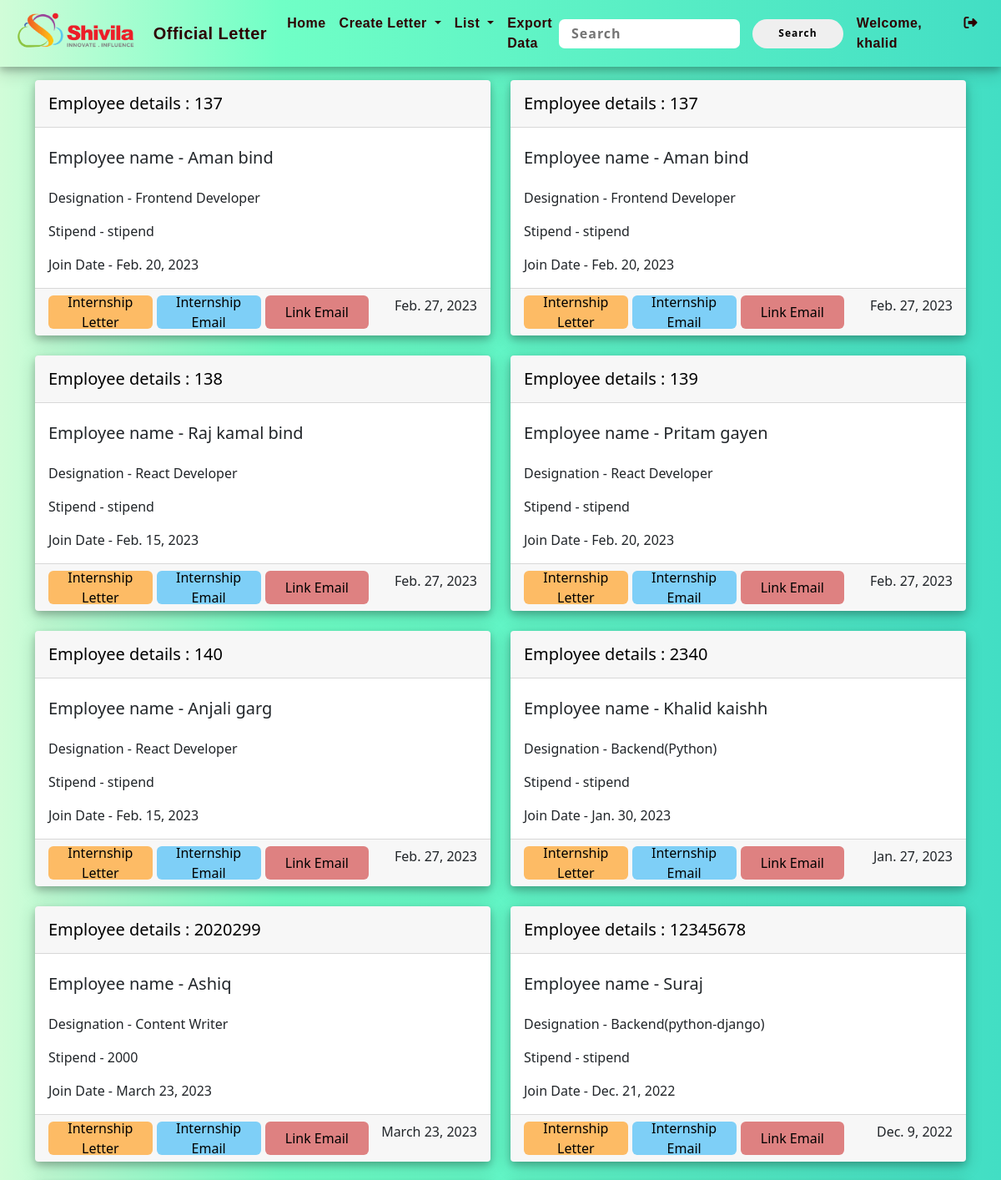
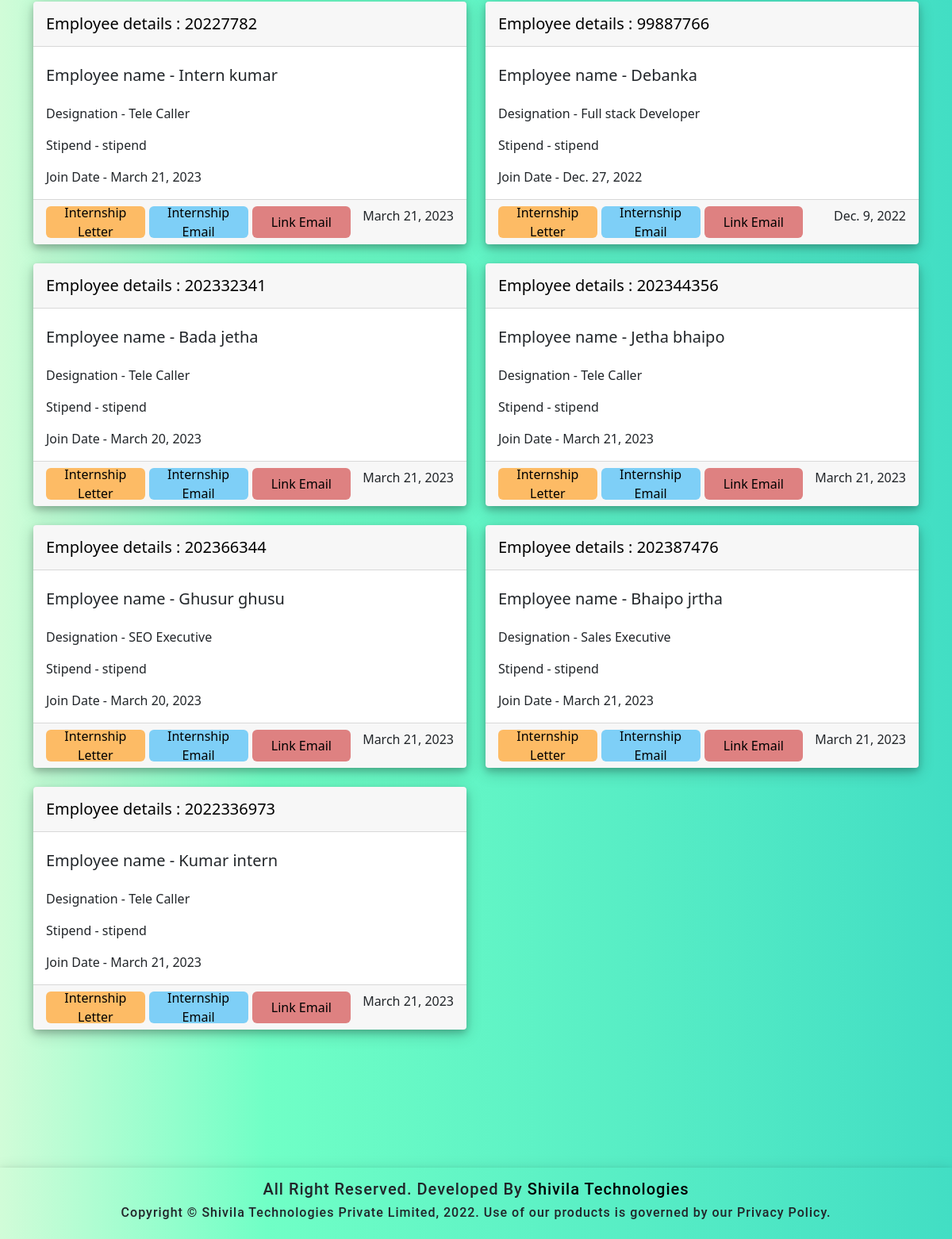
Page /index/ (signed in) on the committed database (2 pictures, top to bottom).
### html2pdf_app/models.py (models this page shows, shortened)
class Bill(models.Model):
    employee_id = models.IntegerField()
    employee_email = models.EmailField()
    employee_name = models.CharField(max_length=100)
    job_type = models.CharField(max_length=30)
    designation = models.CharField(max_length=100)
    stipend = models.CharField(max_length=1000,default=0)
    joindate = models.DateField(auto_now_add=False,null=True)
    date = models.DateField(auto_now_add=True,null=False)
    id = models.UUIDField(primary_key=True,unique=True, default=uuid.uuid4,editable = False)
    qrcode= models.ImageField(upload_to='qrimage/', blank=True)
    class Meta:
        ordering = ('employee_id',)

### html2pdf_app/views.py (the view)
# urls.py: path('index/', views.index, name = 'index'),
@login_required
def index(request):
    bill = Bill.objects.all().order_by('employee_id')
    return render(request, 'index.html', {'bill': bill})

### templates/index.html (shortened to what this page needs)
{% extends 'base.html' %}
{% block nav_home %}active{% endblock %}
{% block content %}
<div class="row row-cols-1 row-cols-md-2 g-4">
    {% for pt in bill %}
    <div class="col">
        <div class="card card_container">
            <div class="card-header">
                <div class="card-title">
                    <h5 class=" pt-2 employee_details">Employee details : {{ pt.employee_id }}</h5>
                </div>
            </div>
            <div class="card-body">
                <h5 class="card-title pt-2">Employee name - {{ pt.employee_name.capitalize }}</h5>
                <p class="card-text mt-4">Designation - {{ pt.designation }}</p>
                <p class="card-text">Stipend - {{ pt.stipend }}</p>
                <p class="card-text">Join Date - {{ pt.joindate }}</p>
            </div>
            <div class="card-footer">
                <a href="{% url 'offer_pdf' pt.id %}" download= "{{ pt.employee_name.capitalize }}.pdf" target="_blank" class="link-btn" style="background-color: #fdbb65;">Internship Letter</a>
                <a class="link-btn" href="/emailattachment" style="background-color: #7ecff7;">Internship Email</a>
                <a href="{% url 'linkemail' pt.id %}" class="link-btn" style="background-color: #de8181;">Link Email  </a>
                <p class="text-end text-dark">{{ pt.date }}</p>
            </div>
        </div>
    </div>
    {% endfor %}
</div><br>
{% endblock %}

### templates/base.html (shortened to what this page needs)
{% load static %}
<!DOCTYPE html>
<html lang="en">
<head>
    <link href="{% static 'css/style.css' %}" rel="stylesheet" type="text/css">
    <link href="https://cdn.jsdelivr.net/npm/bootstrap@5.0.2/dist/css/bootstrap.min.css" rel="stylesheet">
    <link rel="stylesheet" href="https://cdnjs.cloudflare.com/ajax/libs/font-awesome/6.2.0/css/all.min.css"
 />
</head>
<body>
    <nav class="navbar navbar-expand-lg ">
        <div class="container-fluid">
            <div class="header_box">
                <a class="productLogo" href="https://shivila.com/" target="_blank"><img
                        src="{% static 'image/shivilaLogoImg.png' %}" alt="" class="shivilaLogo"></a>
                <a class="navbar-brand">Official Letter</a>
            </div>
            <div class="collapse navbar-collapse" id="navbarSupportedContent">
                <ul class="navbar-nav me-auto mb-2 mb-lg-0 ">
                    {% if user.is_authenticated %}
                    <li class="nav-item">
                        <a class="nav-link {% block nav_home %}{% endblock %} active" href="{% url 'index' %}">Home</a>
                    </li>
                    <li class="nav-item dropdown">
                        <a class="nav-link dropdown-toggle" href="#" id="navbarDropdown" role="button"
                            data-bs-toggle="dropdown" aria-expanded="false">
                            Create Letter
                        </a>
                    </li>
                    <li class="nav-item dropdown">
                        <a class="nav-link dropdown-toggle" href="#" id="navbarDropdown" role="button"
                            data-bs-toggle="dropdown" aria-expanded="false">
                            List
                        </a>
                    </li>
                    <li class="nav-item">
                        <a class="nav-link {% block nav_export_to_excel %}{% endblock %} active"
                            href="{% url 'export_to_excel' %}">Export Data</a>
                    </li>
                    {% endif %}
                </ul>
                <center>
                    {% if user.is_authenticated %}
                    <form action="{% url 'SearchView' %}" method="GET" value="{{request.GET.q}}" class="search_form">
                        <input type="text" name="q" value="{{request.GET.q}}" placeholder="Search"
                            class="search_input" />
                        <input type="submit" name="submit" value="Search" class="search_submit" />
                    </form>
                    {% endif %}
                </center>
                <form class="d-flex" role="search">
                    {% if user.is_authenticated %}
                    <a class="nav-link {% block nav_username %}{% endblock %} active" href="#">Welcome,
                        {{user.username}}</a>
                    <a class="nav-link {% block nav_logout %}{% endblock %} active" href="/logout"><i
                            class="fa-solid fa-right-from-bracket" id="icon"></i></a>
                    {% endif %}
                </form>
            </div>
        </div>
    </nav>
    <div class="container mt-3">
        {% block content %}
        {% endblock %}
    </div>
    <div class="footer">
        <h5 class="firstRow">All Right Reserved. Developed By <a href="https://shivila.com/" target="_blank">Shivila
                Technologies</a> </h5>
        <h6 class="secondRow">Copyright © Shivila Technologies Private Limited, 2022. Use of our products is governed by
            our Privacy Policy.</h6>
    </div>
</body>
</html>

### static/css/style.css (style rules this page uses)
.card a, .card a:hover { text-decoration: none; color: #000 }

### templates/base.html (style rules this page uses)
.navbar { box-shadow: 0 4px 8px 0 rgba(0, 0, 0, 0.2), 0 6px 20px 0 rgba(0, 0, 0, 0.19); background-color: transparent; }
.nav-link, .navbar-brand { color: rgb(45, 0, 0); font-weight: 600; font-family: Arial, Helvetica, sans-serif; letter-spacing: 0.5px; }
.footer { height: 90px; width: 100%; overflow: hidden; text-align: center; box-shadow: 0 4px 8px 0 rgba(0, 0, 0, 0.2), 0 6px 20px 0 rgba(0, 0, 0, 0.19); font-family: 'Roboto', sans-serif; letter-spacing: 1px; margin-top: 150px; display: flex; justify-content: center; align-items: center; flex-direction: column; }
a { text-decoration: none; color: black; }
.header_box { display: flex; align-items: center; gap: 15px; }
.shivilaLogo { height: 50px; }
.search_form { display: flex; justify-content: center; align-items: center; gap: 15px; }
.search_input { width: 70%; height: 35px; letter-spacing: 1px; font-weight: 600; border: none; border-radius: 7px; padding: 0 15px; }
.search_submit { height: 35px; border-radius: 50px; width: 120px; letter-spacing: 1px; font-size: 12px; font-weight: 600; border-style: none; }

### templates/index.html (style rules this page uses)
body { min-height: 100vh; max-height: auto; background: linear-gradient(90deg, rgb(209, 252, 216) 0%, rgb(112, 255, 198)28%, rgba(66,222,196,1) 100%); }
.card_container { border: none; box-shadow: 0 4px 8px 0 rgba(0, 0, 0, 0.2), 0 6px 20px 0 rgba(0, 0, 0, 0.19); background: white; }
.employee_details { color: black; }
.card-footer { display: grid; grid-template-columns: repeat(4, 0.5fr); gap: 10px 5px; }
.link-btn { width: auto; height: 40px; text-align: center; border-radius: 6px; border: none; display: flex; align-items: center; justify-content: center; padding: 0 3px 0 3px; }

### rows in the picture
Bill: employee_id "137", employee_name "Aman bind", designation "Frontend Developer", stipend "stipend", joindate "Feb. 20, 2023", date "Feb. 27, 2023"
Bill: employee_id "137", employee_name "Aman bind", designation "Frontend Developer", stipend "stipend", joindate "Feb. 20, 2023", date "Feb. 27, 2023"
Bill: employee_id "138", employee_name "Raj kamal bind", designation "React Developer", stipend "stipend", joindate "Feb. 15, 2023", date "Feb. 27, 2023"
Bill: employee_id "139", employee_name "Pritam gayen", designation "React Developer", stipend "stipend", joindate "Feb. 20, 2023", date "Feb. 27, 2023"
Bill: employee_id "140", employee_name "Anjali garg", designation "React Developer", stipend "stipend", joindate "Feb. 15, 2023", date "Feb. 27, 2023"
Bill: employee_id "2340", employee_name "Khalid kaishh", designation "Backend(Python)", stipend "stipend", joindate "Jan. 30, 2023", date "Jan. 27, 2023"
Bill: employee_id "2020299", employee_name "Ashiq", designation "Content Writer", stipend "2000", joindate "March 23, 2023", date "March 23, 2023"
Bill: employee_id "12345678", employee_name "Suraj", designation "Backend(python-django)", stipend "stipend", joindate "Dec. 21, 2022", date "Dec. 9, 2022"
Bill: employee_id "20227782", employee_name "Intern kumar", designation "Tele Caller", stipend "stipend", joindate "March 21, 2023", date "March 21, 2023"
Bill: employee_id "99887766", employee_name "Debanka", designation "Full stack Developer", stipend "stipend", joindate "Dec. 27, 2022", date "Dec. 9, 2022"
Bill: employee_id "202332341", employee_name "Bada jetha", designation "Tele Caller", stipend "stipend", joindate "March 20, 2023", date "March 21, 2023"
Bill: employee_id "202344356", employee_name "Jetha bhaipo", designation "Tele Caller", stipend "stipend", joindate "March 21, 2023", date "March 21, 2023"
Bill: employee_id "202366344", employee_name "Ghusur ghusu", designation "SEO Executive", stipend "stipend", joindate "March 20, 2023", date "March 21, 2023"
Bill: employee_id "202387476", employee_name "Bhaipo jrtha", designation "Sales Executive", stipend "stipend", joindate "March 21, 2023", date "March 21, 2023"
Bill: employee_id "2022336973", employee_name "Kumar intern", designation "Tele Caller", stipend "stipend", joindate "March 21, 2023", date "March 21, 2023"

### other values in the picture
{{ user.username }} "khalid"
